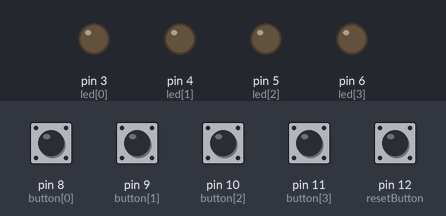
A sketch run on a simulated Arduino Uno, built with avr-gcc and run on an emulated ATmega328P. On the bench: output pins drawn as LEDs (lit = HIGH). Inputs (shaded band) come from the test bench; at power-on: pin 8 (button[0]), pin 9 (button[1]), pin 10 (button[2]), pin 11 (button[3]), pin 12 (resetButton) HIGH.

Above: at 1.2 s.
1.3 s: pin 8 (button[0]) pulled LOW for 0.15 s
At 2.6 s:
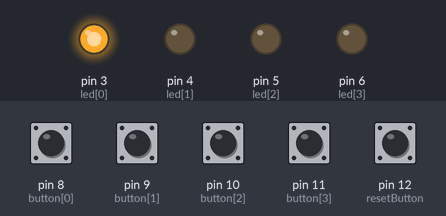
2.9 s: pin 12 (resetButton) pulled LOW for 0.15 s
At 3.8 s:
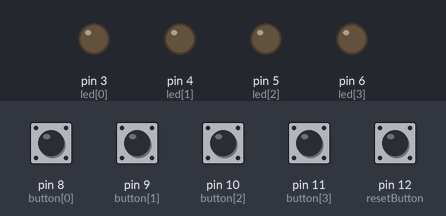
4.5 s: pin 9 (button[1]) pulled LOW for 0.15 s
At 5.1 s:
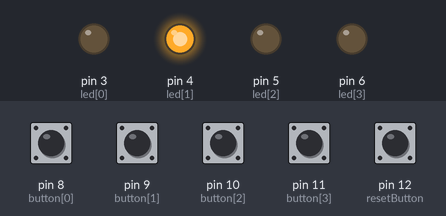
6.1 s: pin 12 (resetButton) pulled LOW for 1 s
At 7.4 s:
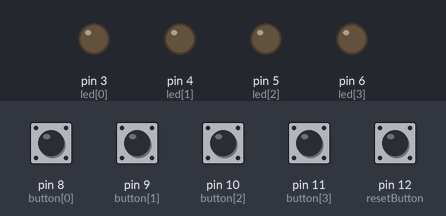
8.6 s: pin 10 (button[2]) pulled LOW for 0.15 s
At 9.4 s:
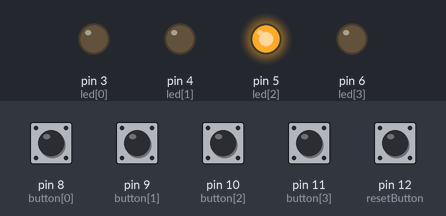
Timing chart, 0 to 11.2 s (numbered marks = the images above; inputs shaded):
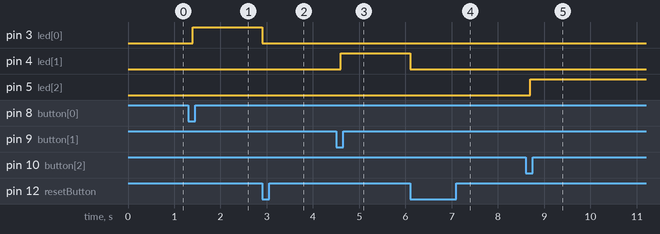

Measured:
- after the input at 1.3 s, pin 3 (led[0]): LOW → HIGH after 0.10 s
- after the input at 2.9 s, pin 3 (led[0]): HIGH → LOW at once
- after the input at 4.5 s, pin 4 (led[1]): LOW → HIGH after 0.10 s
- after the input at 6.1 s, pin 4 (led[1]): HIGH → LOW at once
- after the input at 8.6 s, pin 5 (led[2]): LOW → HIGH after 0.10 s

The sketch:

Jogo_Quem_Bater_Primeiro_Ganha.ino
```cpp
/*******************************************************************************
*
*  Quem bater primeiro
*
*******************************************************************************/

byte led[4] = {3, 4, 5, 6}; // define os pinos Arduino para os leds
byte button[4] = {8, 9, 10, 11}; //define os pinos Arduino para os botões competição
byte resetButton = 12; // define o botão do reset


void setup(void) {
  for (byte i=0;i<4;i++) {
    pinMode(button[i], INPUT_PULLUP); // define os botões como pull up interno
  }
  for (byte i=0;i<4;i++) {
    pinMode(led[i], OUTPUT); // define os leds como saída
  }
  pinMode(resetButton, INPUT_PULLUP); // define o botão reset como pull up interno
}

void loop(){

  for (byte j=0;j<4;j++) {
    if (!digitalRead(button[j])) {
      delay(100);
      acenderLeds(j); // chama a função acenderLeds() e passa o valor de j
      resetar(); // chama a função resetar()
    }
  }
}

void acenderLeds(byte seletor) {

  //seleciona qual led irá acender
  switch (seletor) {

   case 0:  // jogador 1
     digitalWrite(led[seletor],HIGH); // acende o led vermelho
   break;

   case 1: // jogador 2
     digitalWrite(led[seletor],HIGH); // acende o led amarelo
   break;

   case 2: // jogador 3
     digitalWrite(led[seletor],HIGH); // acende o led verde
   break;

   case 3: // jogador 4
     digitalWrite(led[seletor],HIGH); // acende o led laranja
   break;
  }
}

void resetar() {
  // loop vazio faz com que o programa interropa o processo até sair da condição, ou seja, pressionar o botão reset
  while (digitalRead(resetButton)) {
      }

  // apaga todos leds após pressionar o botão reset
  for (byte k=0;k<4;k++) {
    digitalWrite(led[k], LOW);
  }
}
```
